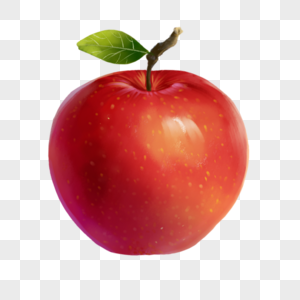
#> input picture SetupWizard/GUI_Code/Images/Apple.png, 300 x 300 px
$ python -i portrait_graphite_cli.py   (imports and definitions only)
#> lines starting #> are read from the running program, lines starting #| are printed output that depends on the picture; after the words box and inside, x2 and y2 are one past the last pixel; in counts of white or black regions, pixels touching at a corner belong together
#!/usr/bin/env python3
"""Convert a photograph into a graphite-style sketch from the command line.

Usage:
    python portrait_graphite_cli.py photo.jpg sketch.png

Requires: numpy, opencv-python, Pillow. No GUI, network, external weights,
interactive questions, or manual tuning. The result is deterministic for a
fixed input and these dependency versions. Artistic perfection cannot be
measured or guaranteed for arbitrary images.

Developer ::> Gehan Fernando

"""

from __future__ import annotations

import argparse
import io
import os
import sys
import tempfile
from dataclasses import dataclass
from pathlib import Path

import cv2
import numpy as np
from PIL import Image, ImageOps, UnidentifiedImageError

MAX_PIXELS = 20_000_000
OUTPUT_FORMATS = {".png": "PNG", ".jpg": "JPEG", ".jpeg": "JPEG"}


class SketchError(Exception):
    """Expected failure that should be presented without a traceback."""


@dataclass(frozen=True)
class AutoParameters:
    tone: float
    gamma: float
    line_strength: float
    texture_strength: float


# [23 lines left out: function load_image, not called in this run]


def blur(data: np.ndarray, sigma: float) -> np.ndarray:
    return cv2.GaussianBlur(
        data, (0, 0), sigmaX=sigma, sigmaY=sigma,
        borderType=cv2.BORDER_REFLECT101,
    )


def choose_parameters(gray: np.ndarray) -> AutoParameters:
    """Adapt tonal mapping and strokes to the input exposure and contrast."""
    preview = cv2.resize(
        gray, (min(gray.shape[1], 512), min(gray.shape[0], 512)),
        interpolation=cv2.INTER_AREA,
    ) if max(gray.shape) > 512 else gray
    p10, median, p90 = np.percentile(preview, (10, 50, 90))
    contrast = max(float(p90 - p10), 1.0)

    # Low-contrast photos need slightly stronger drawing strokes; for dark
    # source images lift the midtones so the result doesn't become muddy.
    tone = float(np.clip(0.86 - max(0, 115.0 - median) * .0011, .74, .88))
    gamma = float(np.clip(1.27 + (median - 125.0) * .0009, 1.17, 1.36))
    lines = float(np.clip(1.10 + (105.0 - contrast) * .0025, .91, 1.34))
    texture = float(np.clip(0.35 + (median - 110.0) * .0005, .29, .40))
    return AutoParameters(tone, gamma, lines, texture)


def render_sketch(gray: np.ndarray) -> np.ndarray:
    """Render a detailed pencil-style sketch while preserving image geometry.

    Uses edge-preserving smoothing, multi-scale dark-line detail and a weak,
    deterministic pencil hatch in shadow regions. Smooth light areas remain
    clean to avoid speckled skin. No neural weights or cloud calls are needed.
    """
    if gray.ndim != 2 or gray.dtype != np.uint8:
        raise SketchError("Image must be an 8-bit grayscale array")
    h, w = gray.shape
    if min(h, w) < 16:
        raise SketchError("Input dimensions must each be at least 16 pixels")
    if gray.size > MAX_PIXELS:
        raise SketchError(f"Image exceeds the {MAX_PIXELS:,}-pixel limit")

    p = choose_parameters(gray)
    scale = float(np.clip(min(w, h) / 1000.0, .35, 1.7))
    src = gray.astype(np.float32)
    cleaned = cv2.bilateralFilter(
        gray, d=0, sigmaColor=16.0, sigmaSpace=2.5 * scale,
    ).astype(np.float32)

    # Unlike the common color-dodge sketch, this intentionally preserves
    # meaningful midtones and therefore doesn't wash out faces.
    darkness = np.clip((255.0 - cleaned) / 255.0, 0.0, 1.0)
    tone = 255.0 * (1.0 - p.tone * np.power(darkness, p.gamma))

    # Dark-on-light details: hair, eyelashes, eyebrows, lips and clothing.
    sharp = np.maximum(blur(src, .85 * scale) - blur(src, .30 * scale) - .7, 0)
    fine = np.maximum(blur(src, 2.35 * scale) - blur(src, .70 * scale) - 1.6, 0)
    broad = np.maximum(blur(src, 5.2 * scale) - blur(src, 1.5 * scale) - 1.9, 0)

    # Use local variance to suppress the fine speckle common on smooth skin.
    mean = blur(src, 4.0 * scale)
    variance = np.maximum(blur(src * src, 4.0 * scale) - mean * mean, 0)
    structure = np.clip((np.sqrt(variance) - 6.0) / 13.0, 0.0, 1.0)
    lines = p.line_strength * (
        2.3 * sharp * structure + 3.0 * fine + 1.5 * broad
    )
    drawing = np.clip(tone - np.minimum(lines, 66.0), 0.0, 255.0)

    # Subtle aligned graphite strokes in dark/textured areas, not on the face.
    # At tiny resolutions the periodic texture would alias, so omit it.
    if min(w, h) >= 250:
        yy, xx = np.ogrid[:h, :w]
        hatch = np.maximum(
            np.cos((xx * .74 + yy * .67) * (2 * np.pi / (3.5 * scale))),
            0.0,
        ) ** 18
        coverage = np.clip((255.0 - drawing) / 255.0, 0.0, 1.0)
        texture_mask = np.clip((coverage - .32) / .50, 0.0, 1.0)
        texture_mask *= (.25 + .75 * structure)
        drawing -= p.texture_strength * 9.0 * hatch * texture_mask

    result = np.clip(np.rint(drawing), 0, 255).astype(np.uint8)
    validate_render(gray, result)
    return result


def validate_render(original: np.ndarray, result: np.ndarray) -> None:
    """Reject technical failures, not subjective style differences."""
    if result.shape != original.shape or result.dtype != np.uint8:
        raise SketchError("Render validation failed: format or dimensions changed")
    if np.ptp(original) > 20 and np.std(result) < 4:
        raise SketchError("Render validation failed: output lost image contrast")
    # Reject overwhelmingly clipped black output for ordinary photographs.
    if np.count_nonzero(result <= 2) > .75 * result.size:
        raise SketchError("Render validation failed: output is over-darkened")


# [82 lines left out: functions encode_image, save_atomically, run, main, not called in this run]


# [2 lines not run here, left out]

>>> import cv2
>>> picture = cv2.imread('../../SetupWizard/GUI_Code/Images/Apple.png', cv2.IMREAD_GRAYSCALE)
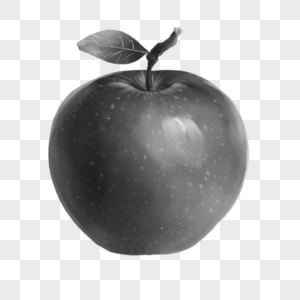
#> picture: shape (300, 300); min 32, max 255, mean 191
>>> result = render_sketch(picture)
#> in choose_parameters, `p10, median, p90 = np.percentile(preview, (10, 50, 90))`: p10 = 64; median = 235; p90 = 255
#> in choose_parameters, `contrast = max(float(p90 - p10), 1.0)`: contrast = 191
#> in choose_parameters, `tone = float(np.clip(0.86 - max(0, 115.0 - median) * .0011, .74, .88))`: tone = 0.86
#> in choose_parameters, `gamma = float(np.clip(1.27 + (median - 125.0) * .0009, 1.17, 1.36))`: gamma = 1.36
#> in choose_parameters, `lines = float(np.clip(1.10 + (105.0 - contrast) * .0025, .91, 1.34))`: lines = 0.91
#> in choose_parameters, `texture = float(np.clip(0.35 + (median - 110.0) * .0005, .29, .40))`: texture = 0.4
#> in render_sketch, `darkness = np.clip((255.0 - cleaned) / 255.0, 0.0, 1.0)`:
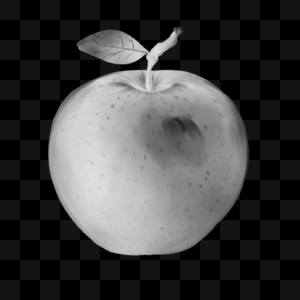
#> darkness: shape (300, 300) float32; min 0, max 0.875, mean 0.252
#> in render_sketch, `sharp = np.maximum(blur(src, .85 * scale) - blur(src, .30 * scale) - ...`: sharp: shape (300, 300) float32; every value is 0
#> in blur (call 8), `return cv2.GaussianBlur( data, (0, 0), sigmaX=sigma, sigmaY=sigma, bor..`:
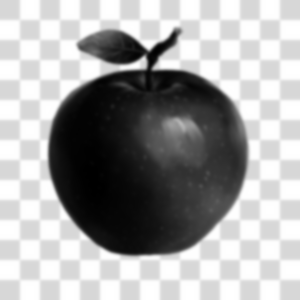
#> returned value: shape (300, 300) float32; min 1099.5, max 65025, mean 42256.3; drawn with min black and max white
#> in render_sketch, `structure = np.clip((np.sqrt(variance) - 6.0) / 13.0, 0.0, 1.0)`:
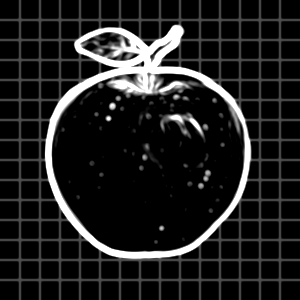
#> structure: shape (300, 300) float32; min 0, max 1, mean 0.127
#> in render_sketch, `drawing = np.clip(tone - np.minimum(lines, 66.0), 0.0, 255.0)`:
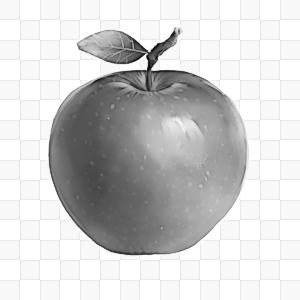
#> drawing: shape (300, 300) float32; min 12.91, max 255, mean 207.8
#> in render_sketch, `coverage = np.clip((255.0 - drawing) / 255.0, 0.0, 1.0)`:
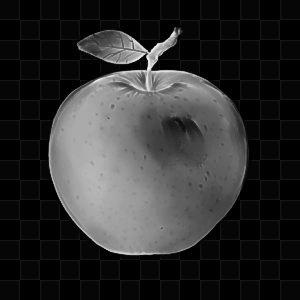
#> coverage: shape (300, 300) float32; min 0, max 0.949, mean 0.185
#> in render_sketch, `texture_mask *= (.25 + .75 * structure)`:
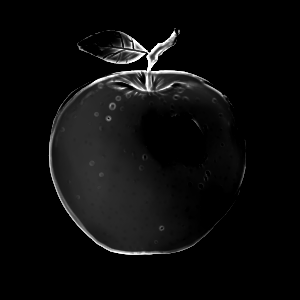
#> texture_mask: shape (300, 300) float32; min 0, max 1, mean 0.0473
#> in render_sketch, `drawing -= p.texture_strength * 9.0 * hatch * texture_mask`: drawing: shape (300, 300) float32; 9.6% of pixels changed, all inside (x1, y1, x2, y2) = (49, 28, 247, 255)

$ run again, on SetupWizard/GUI_Code/Images/Mango.png
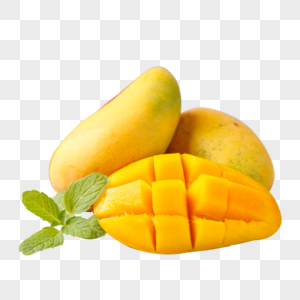
#> input picture SetupWizard/GUI_Code/Images/Mango.png, 300 x 300 px
#> `picture = cv2.imread('../../SetupWizard/GUI_Code/Images/Apple.png', cv..`:
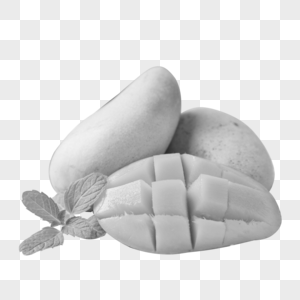
#> picture: shape (300, 300); min 43, max 255, mean 221.2
#> p10 = 164; median = 235; p90 = 255
#> contrast = 91
#> in choose_parameters, `tone = float(np.clip(0.86 - max(0, 115.0 - median) * .0011, .74, .88))`: tone = 0.86
#> gamma = 1.36
#> in choose_parameters, `lines = float(np.clip(1.10 + (105.0 - contrast) * .0025, .91, 1.34))`: lines = 1.14
#> texture = 0.4
#> sharp: shape (300, 300) float32; every value is 0
#> in render_sketch, `texture_mask *= (.25 + .75 * structure)`:
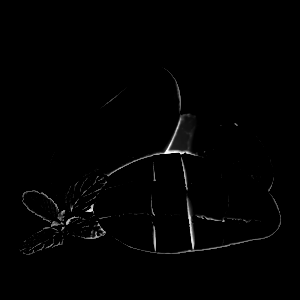
#> texture_mask: shape (300, 300) float32; min 0, max 1, mean 0.00951
